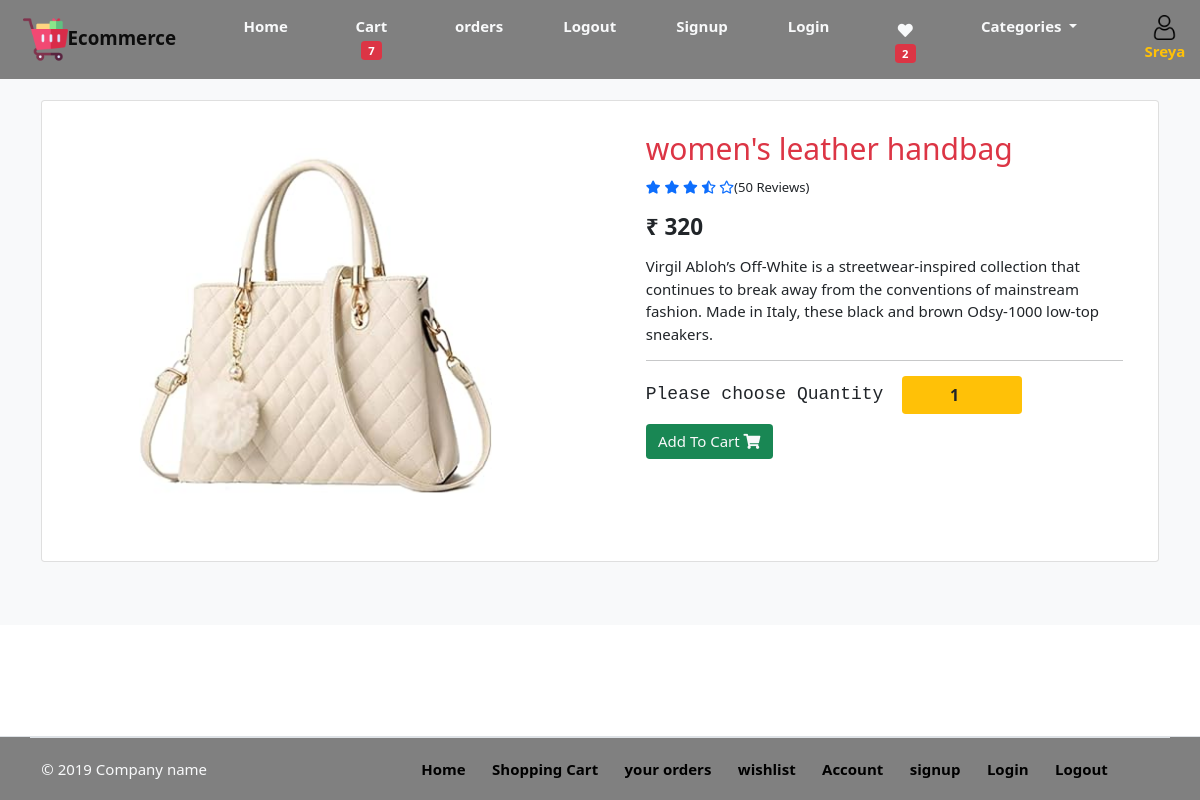
/product_detail/4 (signed in), run on the app's committed database.
### store/models.py (models this page shows, shortened)
class Customer(models.Model):
    Firstname=models.CharField(max_length=20)
    Lastname=models.CharField(max_length=20)
    username=models.CharField(max_length=20)
    phone=models.CharField(max_length=10)
    email=models.EmailField(max_length=20)
    password=models.CharField(max_length=20)

class Product(models.Model):
    Name=models.CharField(max_length=100)
    Price=models.IntegerField(default=0)
    category=models.ForeignKey(Category,on_delete=models.CASCADE)
    Description=models.CharField(max_length=250, default='', blank=True, null= True)
    image=models.ImageField(upload_to='media')

### store/views.py (the view)
# urls.py: path('product_detail/<int:product_id>',views.product_detail,name='product_detail'),
def product_detail(request,product_id):
     p=Product.objects.get(id=product_id)
     a=Category.objects.all()
     user=request.session['customer_id']
     customer=Customer.objects.get(id=user)
     user_cart_items=CartItem.objects.filter(customer=user)
     count=user_cart_items.count()
     wish_items=wishlist.objects.filter(customer=user)
     wish_count=wish_items.count()
     return render(request,
     'product-detail.html',
     {'products':p,
     'categorys':a,
     'count':count,
     'cartitems':user_cart_items,
     'wish_count':wish_count,
     'customer':customer})

### store/templates/product-detail.html (shortened to what this page needs)
{% load static %}
<!DOCTYPE HTML>
<html lang="en">
<head>
	<link href="https://cdn.jsdelivr.net/npm/bootstrap@5.0.2/dist/css/bootstrap.min.css" rel="stylesheet"
>
	<link rel="stylesheet" href="https://cdnjs.cloudflare.com/ajax/libs/font-awesome/4.7.0/css/font-awesome.min.css">
	<link rel="stylesheet" href="font-awesome-4.7.0/css/font-awesome.min.css">
	<link rel="stylesheet" href="font-awesome-4.7.0/css/font-awesome.min.css">
	<link href="{% static 'fonts/fontawesome/css/all.min.css' %}" type="text/css" rel="stylesheet">
	<link href="{% static 'css/ui.css' %}" rel="stylesheet" type="text/css" />
	<link href="{% static 'css/responsive.css' %}" rel="stylesheet" media="only screen and (max-width: 1200px)" />
	<link href="{% static 'fonts/fontawesome/css/all.min.css' %}" type="text/css" rel="stylesheet">
</head>
<body>
	<nav class="navbar navbar-expand-lg navbar-light  fixed-top  w-100" style="background-color: gray;">
		<div class="collapse navbar-collapse text-center " id="navbarTogglerDemo01" style="font-weight: bold;">
			<a class="navbar-brand ms-4" href="#"><img src="{% static 'img/trolley.png' %}" alt="" style="width: 45px;"
					class="">Ecommerce</a>
			<ul class="navbar-nav mr-auto mt-2 mt-lg-0">
				<li class="nav-item active">
					<a class="nav-link ms-5 text-light " href="/index">Home <span class="sr-only">(current)</span></a>
				</li>
				<li class="nav-item">
					<a class="nav-link ms-5  widget-header text-light" href="/cart">Cart
						<span class="badge bg-danger">{{count}}</span>
					</a>
				</li>
				<li class="nav-item  ">
					<a href="/orders" class="nav-link  ms-5 text-light">orders</a>
				</li>
				<li class="nav-item active ">
					<a href="/login" class="nav-link text-light ms-5">Logout</a>
				</li>
				<li class="nav-item  ">
					<a href="/signup" class="nav-link text-light ms-5">Signup</a>
				</li>
				<li class="nav-item  ">
					<a href="/login" class="nav-link text-light ms-5">Login</a>
				</li>
				<li class="nav-item ">
					<a class="nav-link text-light ms-5" href="/view_wishlist"><i class="fa fa-heart mt-2"></i>
						<span class="badge bg-danger">{{wish_count}}</span>
					</a>
				</li>
				<li class="nav-item dropdown">
					<a class="nav-link text-light dropdown-toggle ms-5 " href="#" id="navbarDropdown" role="button"
						data-bs-toggle="dropdown" aria-expanded="false">
						Categories
					</a>
				</li>
				<li class="nav-item">
					<a href="/account" class="nav-link text-warning  text-capitalize  ms-5 one"
						style="font-weight: bold;"><img src="{% static 'img/1077063.png' %}" alt=""
							width="25px">{{customer.Firstname}}</a>
				</li>
			</ul>
		</div>
	</nav>
	<section class="section-content padding-y bg" style="padding-top: 50px;margin-top: 50px;">
		<div class="container">
			<div class="card">
				<div class="row no-gutters">
					<aside class="col-md-6">
						<article class="gallery-wrap">
							<div class="img-big-wrap">
								<a href="#"><img src="{{products.image.url}}" class="image"></a>
							</div>
						</article>
					</aside>
					<main class="col-md-6 border-left">
						<article class="content-body">
							<h2 class="title text-danger  ">{{products.Name}}</h2>
							<div class="d-flex mb-3">
								<div class="text-primary mr-2">
									<small class="fas fa-star  "></small>
									<small class="fas fa-star"></small>
									<small class="fas fa-star"></small>
									<small class="fas fa-star-half-alt"></small>
									<small class="far fa-star"></small>
								</div>
								<small class="pt-1">(50 Reviews)</small>
							</div>
							<div class="mb-3">
								<var class="price h4"><b><span>&#8377; </span>{{products.Price}}</b></var>
							</div>
							<p>Virgil Abloh’s Off-White is a streetwear-inspired collection that continues to break away
								from the conventions of mainstream fashion. Made in Italy, these black and brown
								Odsy-1000 low-top sneakers.</p>
							<hr>
							<form action="/add_cart/{{products.id}}" method="POST" enctype="multipart/form-data">
								<span class="font-monospace " style="font-size: 18px;">Please choose Quantity</span>
								<input class="btn bg-warning  ms-3 w-25" type="number" value="1"
									style="font-weight: bold;font-size: medium;" name="qtn">
								<br>
								<button type="submit" class="btn bg-success text-light " style="margin-top: 10px;">Add
									To Cart <i class="fas fa-shopping-cart" onclick="cart()"></i></button>
							</form>
						</article>
					</main>
				</div>
			</div>
			<br>
		</div>
	</section>
	<footer class="section-footer border-top fixed-bottom " style="background-color: gray;">
		<div class="container">
			<section class="footer-bottom border-top row">
				<div class="col-md-2">
					<p class="text-light ms-0"> &copy 2019 Company name </p>
				</div>
				<div class="col-md-8  link  " style="font-weight: bold;margin-left: 190px;">
					<a href="#">Home</a>
					<a class="ms-4" href="/cart">Shopping Cart</a>
					<a class="ms-4" href="/orders">your orders</a>
					<a class="ms-4" href="/view_wishlist">wishlist</a>
					<a class="ms-4" href="/account">Account</a>
					<a class="ms-4" href="/signup">signup</a>
					<a class="ms-4" href="/login">Login</a>
					<a class="ms-4" href="/login">Logout</a>
				</div>
			</section>
		</div>
	</footer>
</body>
</html>

### store/static/css/ui.css (style rules this page uses)
html { font-family: "Inter", sans-serif; font-size: 15px; }
.content-body { flex: 1 1 auto; padding: 2rem 2.3rem; }
.padding-y { padding-top: 40px; padding-bottom: 40px; }
var { font-style: normal; }
article:after, .form-group:after { display: block; clear: both; content: ""; }
.bg { background-color: #f8f9fa; }
p:last-child { margin-bottom: 0; }
.widget-header { display: inline-block; vertical-align: middle; position: relative; }
.footer-bottom { padding-top: 20px; padding-bottom: 20px; }
.price { font-weight: 600; color: #212529; }
.gallery-wrap .img-big-wrap { margin-bottom: 10px; border-radius: 0.37rem; overflow: hidden; background-color: #fff; }
.gallery-wrap .img-big-wrap a { text-align: center; display: block; }
.gallery-wrap .img-big-wrap img { height: 450px; width: auto; display: inline-block; }

### store/templates/product-detail.html (style rules this page uses)
.link a { color: black; text-decoration: none; padding-top: 5px; }

### data on the page
Customer: Firstname "Sreya"
Product: image (picture), Name "women's leather handbag", Price "320"

### other printed values
{{ count }} "7"
{{ wish_count }} "2"
